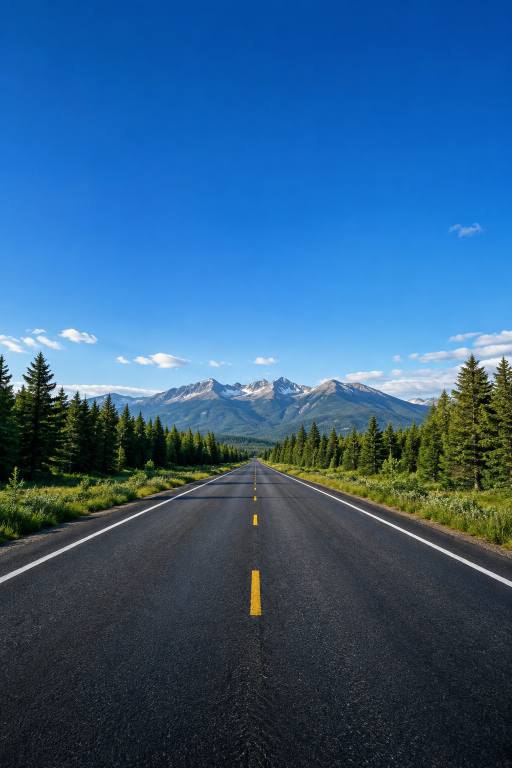
#> input picture Mobile app/assets/images/welcome_hero.png, 1024 x 1536 px (shown at 1/2 size)
$ python -i reports.py   (imports and definitions only)
#> lines starting #> are read from the running program, lines starting #| are printed output that depends on the picture
"""Anonymous pothole reports from the mobile app → Defects in the portal.

Two steps, matching the app (core/services/road_api.dart):
1. stage_photo(): the photo is uploaded first and a one-time token returned.
2. submit_anonymous_report(): the report (GPS evidence + token) is submitted;
   it becomes a Defect with source "manual" and status "New" that officers
   review in the web portal.

"Anonymous" means no account, cookie or token is attached: the endpoints
reject requests that carry any.
"""

import json
import re
import secrets
import uuid
import warnings
from datetime import timedelta
from hashlib import sha256
from io import BytesIO

from django.conf import settings
from django.core.exceptions import ValidationError
from django.db import IntegrityError, transaction
from django.utils import timezone
from PIL import Image, ImageOps, UnidentifiedImageError

from roadguard import audit
from roadguard.models import Defect, HazardType, ReportPhoto, ReportSource, ReportStatus, Severity

from .places import road_and_region
from .validation import coordinates, number, text, timestamp

MAX_PHOTO_BYTES = 15 * 1024 * 1024       # 15 MB upload limit
MAX_PHOTO_PIXELS = 24_000_000            # 24 megapixels (guards against "decompression bombs")
PHOTO_TOKEN_TTL = timedelta(minutes=15)  # time allowed between photo upload and report submit
TOKEN_PATTERN = re.compile(r'[A-Za-z0-9_-]{43}\Z')

# "Standing still" rule for manual reports, agreed 2026-09-25 and shared with
# the app's SafetyPolicy — change both together. A phone at rest often reports
# small GPS speed drift, so up to 0.5 m/s (1.8 km/h) counts as stationary.
# This is a deliberate exception to the SRS's strict zero-speed rule; set it
# to 0 (in the app too) to restore that rule.
MAX_STATIONARY_SPEED_MPS = 0.5
# A vaguer position can't reliably locate the pothole or be matched with
# sensor detections, which are grouped within 15 m.
MAX_GPS_ACCURACY_M = 25.0

# Mobile category names → portal hazard types. Potholes only: road cracks are
# outside RoadGuard's scope, so CRACK reports are refused (see _validated).
# [1 line that did not run here, left out]

# Portal status → the status names the app understands.
# [6 lines that did not run here, left out]

ALLOWED_FIELDS = {'client_id', 'category', 'notes', 'latitude', 'longitude', 'speed_mps',
                  'accuracy_meters', 'observed_at', 'recorded_at', 'is_demo', 'is_mocked',
                  'photo_token'}
REQUIRED_FIELDS = ALLOWED_FIELDS - {'notes', 'is_mocked'}


# [46 lines left out: function stage_photo, not called in this run]


def _validated(data):
    """Check every field of a submitted report; return clean values."""
    if not isinstance(data, dict):
        raise ValidationError('A report object is required.')
    if set(data) - ALLOWED_FIELDS:
        raise ValidationError('Report contains unsupported fields.')
    if REQUIRED_FIELDS - set(data):
        raise ValidationError('Report is missing required fields.')
    # Demo and GPS-spoofed ("mocked") reports are never accepted as evidence.
    if data['is_demo'] is not False or data.get('is_mocked', False) is not False:
        raise ValidationError('Demo or mocked evidence cannot be submitted.')
    try:
        client_id = uuid.UUID(str(data['client_id']))
    except (ValueError, TypeError, AttributeError) as exc:
        raise ValidationError({'client_id': 'A UUID is required.'}) from exc
    if data['category'] == 'CRACK':
        raise ValidationError({'category': 'Only potholes can be reported. Road cracks are outside RoadGuard’s scope.'})
    if data['category'] not in CATEGORIES:
        raise ValidationError({'category': 'Choose POTHOLE.'})

    lat, lng = coordinates(data['latitude'], data['longitude'])
    speed = number(data['speed_mps'], 'speed_mps')
    accuracy = number(data['accuracy_meters'], 'accuracy_meters')
    # Reports are only accepted from a traveller standing still with a good GPS
    # fix, so the recorded position is where the pothole actually is. These
    # limits match the app's SafetyPolicy (lib/core/models/safety_policy.dart).
    if not 0 <= speed <= MAX_STATIONARY_SPEED_MPS:
        raise ValidationError({'speed_mps': f'GPS speed must be between 0 and {MAX_STATIONARY_SPEED_MPS} m/s '
                                            '(standing still). Stop safely before reporting.'})
    if not 0 < accuracy <= MAX_GPS_ACCURACY_M:
        raise ValidationError({'accuracy_meters': 'GPS accuracy must be greater than 0 and at most '
                                                  f'{MAX_GPS_ACCURACY_M:g} metres.'})
    observed = timestamp(data['observed_at'], 'observed_at')
    recorded = timestamp(data['recorded_at'], 'recorded_at')
    now = timezone.now()
    if observed > now or recorded > now or not timedelta(0) <= recorded - observed <= timedelta(seconds=10):
        raise ValidationError('GPS evidence must be no more than 10 seconds old at recording; '
                              'timestamps cannot be in the future.')
    token = data['photo_token']
    if not isinstance(token, str) or not TOKEN_PATTERN.fullmatch(token):
        raise ValidationError({'photo_token': 'A valid photo token is required.'})
    return {
        'client_id': client_id, 'category': data['category'],
        'notes': text(data.get('notes', ''), 'notes', 500),
        'lat': lat, 'lng': lng, 'accuracy': accuracy,
        'observed_at': observed, 'recorded_at': recorded,
        'token_hash': sha256(token.encode('ascii')).hexdigest(),
    }


# [9 lines left out: function _digest, not called in this run]


def submit_anonymous_report(data):
    """Create (or, for an identical retry, return) the Defect for a mobile report."""
    values = _validated(data)
    # Look up the road name *before* opening the transaction, so the (slow,
    # external) request doesn't hold database locks.
    road, region = road_and_region(values['lat'], values['lng'])
    digest = None
    try:
        with transaction.atomic():
            photo = ReportPhoto.objects.select_for_update().filter(token_hash=values['token_hash']).first()
            if photo is None:
                raise ValidationError({'photo_token': 'Photo token is unavailable.'})
            digest = _digest(values, photo.sha256)

            # Same client_id seen before: an honest retry (e.g. the app never
            # received our reply) gets the original defect back.
            existing = Defect.objects.select_for_update().filter(client_id=values['client_id']).first()
            if existing:
                if existing.payload_digest != digest:
                    raise ValidationError('This client ID has already been used for a different report.')
                return existing
            if photo.expires_at <= timezone.now():
                # The app looks for exactly this message to upload the photo again.
                raise ValidationError({'photo_token': 'Photo token has expired. Upload the photo again.'})
            if Defect.objects.filter(photo=photo).exists():
                raise ValidationError({'photo_token': 'Photo token has already been used.'})

            defect = Defect.objects.create(
                hazard_type=CATEGORIES[values['category']],
                road=road, region=region,
                # Travellers don't rate severity; "medium" is a neutral starting
                # point that officers adjust when they review the report.
                severity=Severity.MEDIUM,
                status=ReportStatus.NEW,
                source=ReportSource.MANUAL,
                confidence=100.0,
                observation_count=1,
                detected_at=values['recorded_at'],
                lat=values['lat'], lng=values['lng'],
                has_photo=True,
                client_id=values['client_id'], notes=values['notes'],
                gps_accuracy_m=values['accuracy'], gps_observed_at=values['observed_at'],
                payload_digest=digest, photo=photo,
            )
    except IntegrityError as exc:
        # Two uploads raced for the same client_id; if the other one stored the
        # identical report, treat this as a retry.
        existing = Defect.objects.filter(client_id=values['client_id']).first()
        if existing and digest is not None and existing.payload_digest == digest:
            return existing
        raise ValidationError('The report conflicts with an existing submission.') from exc

    audit.record(actor=None, actor_email='mobile:anonymous', action='defect.reported',
                 resource_type='defect', resource_id=defect.pk,
                 details=f'mobile app report, category={values["category"]}')

    # AI photo check (advice for the reviewing officer). Run after the report
    # is saved and outside the transaction: it never blocks or rejects a
    # report, and failures are recorded on the photo, not raised.
    if settings.ROADGUARD_PHOTO_CHECK:
        from ai_engine.photo_model import check_report_photo  # local import: loads torch only when used
        check_report_photo(photo)
    return defect


# [8 lines left out: function acknowledgement, not called in this run]

>>> import cv2
>>> picture = cv2.imread('../../../Mobile app/assets/images/welcome_hero.png', cv2.IMREAD_GRAYSCALE)
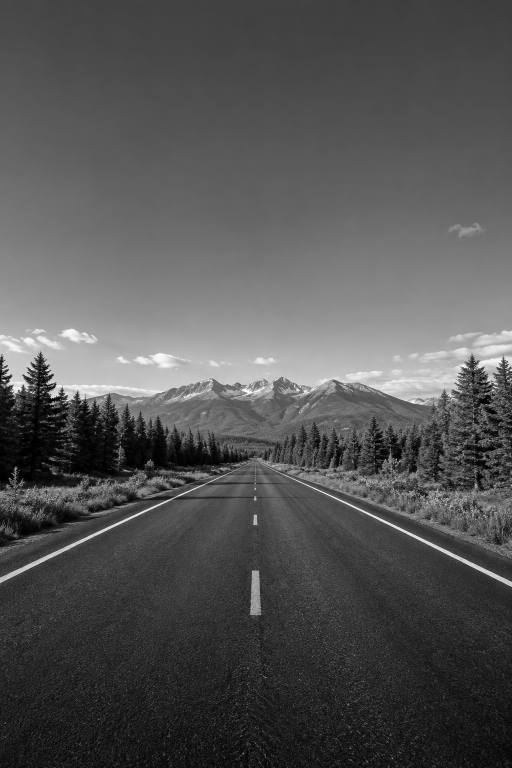
#> picture: shape (1536, 1024) (shown at 1/2 size); min 0, max 255, mean 83.7
#> (the run stopped early here; a loop or call above may not have finished)
